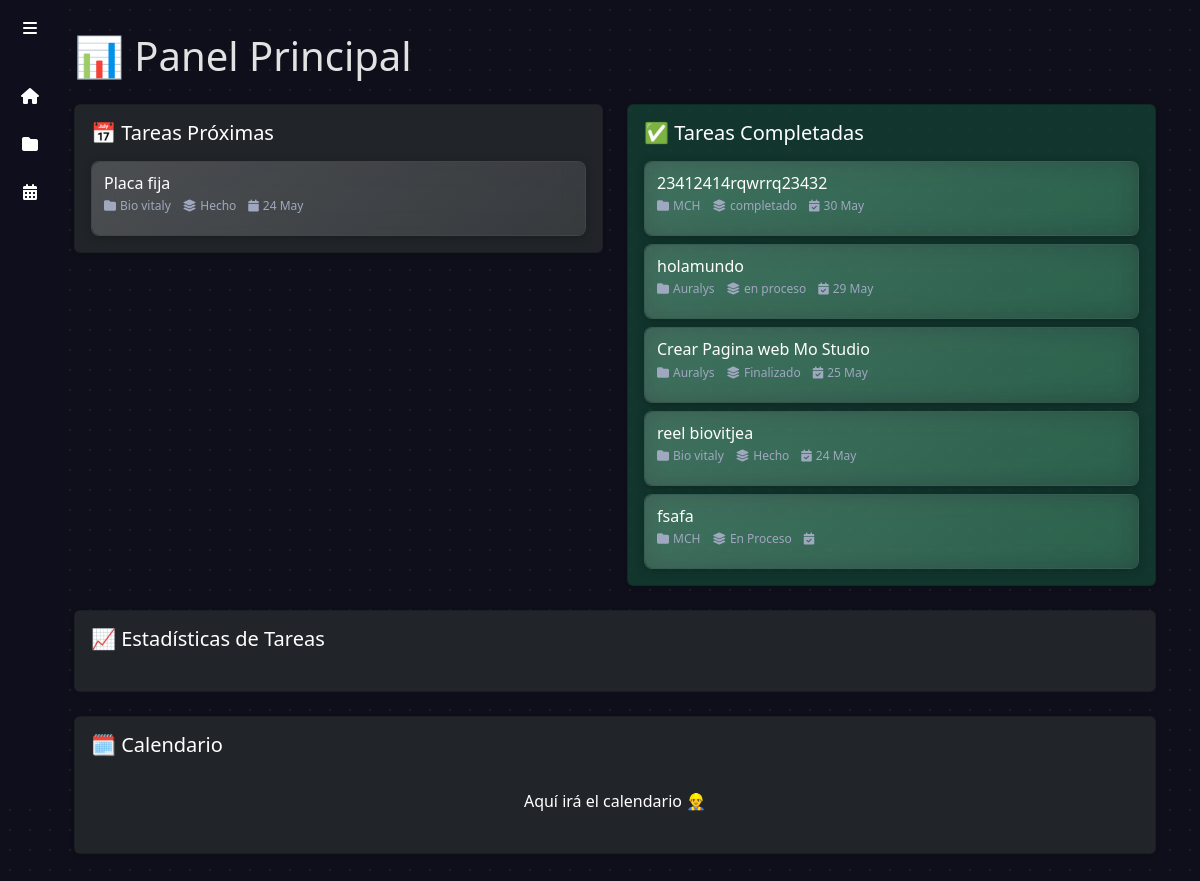
The page / (signed in) on the database as committed earlier.
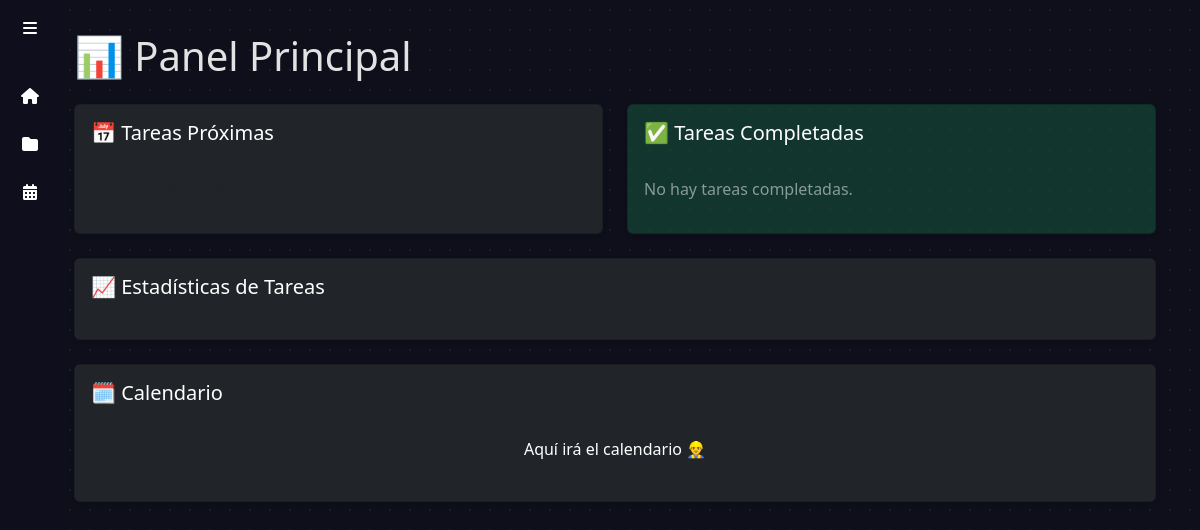
The same page on the database as committed later.
### tarea/models.py (models this page shows, shortened)
class Tarea(models.Model):
    PRIORIDADES = [
        ('baja', 'Baja'),
        ('media', 'Media'),
        ('alta', 'Alta'),
    ]
    visible_para_todos = models.BooleanField(default=False)
    titulo = models.CharField(max_length=255)
    descripcion = models.TextField()
    prioridad = models.CharField(max_length=10, choices=PRIORIDADES)
    fecha_creacion = models.DateTimeField(auto_now_add=True)
    fecha_vencimiento = models.DateField(null=True, blank=True)
    completada = models.BooleanField(default=False)
    columna = models.ForeignKey('Columna', on_delete=models.CASCADE, related_name='tareas')
    proyecto = models.ForeignKey(Proyecto, on_delete=models.CASCADE, related_name='tareas')
    asignado_a = models.ManyToManyField(User, related_name='tareas_asignadas')
    modificado_por = models.ForeignKey(User, on_delete=models.SET_NULL, null=True, related_name='tareas_modificadas')

class Columna(models.Model):
    nombre = models.CharField(max_length=100)
    color = models.CharField(max_length=7)
    proyecto = models.ForeignKey(Proyecto, on_delete=models.CASCADE, related_name='columnas')

### proyecto/models.py (models this page shows, shortened)
class Proyecto(models.Model):
    nombre = models.CharField(max_length=255)
    descripcion = models.TextField()
    usuarios_asignados = models.ManyToManyField(User, related_name='proyectos')

### proyecto/views.py (the view)
# urls.py: path('', inicio, name='inicio'),
@login_required
def inicio(request):
    hoy = timezone.now().date()
    tareas_proximas = Tarea.objects.filter(
        fecha_vencimiento__gte=hoy,
        fecha_vencimiento__lte=hoy + timedelta(days=7),
        completada=False
    ).filter(
        asignado_a=request.user
    ) | Tarea.objects.filter(
        visible_para_todos=True,
        completada=False
    )
    tareas_completadas = Tarea.objects.filter(
        completada=True
    ).order_by('-fecha_vencimiento')[:5]
    return render(request, 'inicio.html', {
        'tareas_proximas': tareas_proximas.distinct(),
        'tareas_completadas': tareas_completadas,
    })

### templates/inicio.html (shortened to what this page needs)
{% extends 'base.html' %}
{% block content %}
<div class="d-flex">
  <div class="flex-grow-1">
    <h1 class="mb-4">📊 Panel Principal</h1>
    <div class="row g-4">
      <div class="col-lg-6">
        <div class="card bg-dark text-white shadow-sm">
          <div class="card-body">
            <h5 class="card-title">📅 Tareas Próximas</h5>
            <div class="d-flex flex-column gap-2 mt-3">
              {% for tarea in tareas_proximas %}
              <div class="tarjeta">
                <h6 class="mb-1">{{ tarea.titulo }}</h6>
                <div class="tarjeta-meta">
                  <div class="tarjeta-meta-item" title="Proyecto">
                    <i class="fa-solid fa-folder"></i>
                    {{ tarea.proyecto.nombre }}
                  </div>
                  <div class="tarjeta-meta-item" title="Columna">
                    <i class="fa-solid fa-layer-group"></i>
                    {{ tarea.columna.nombre }}
                  </div>
                  <div class="tarjeta-meta-item" title="Fecha límite">
                    <i class="fa-solid fa-calendar"></i>
                    {{ tarea.fecha_vencimiento|date:"d M" }}
                  </div>
                </div>
              </div>
              {% empty %}
              <p class="text-muted mt-3">No hay tareas próximas.</p>
              {% endfor %}
            </div>
          </div>
        </div>
      </div>
      <div class="col-lg-6">
        <div class="card bg-success text-white shadow-sm">
          <div class="card-body">
            <h5 class="card-title">✅ Tareas Completadas</h5>
            <div class="d-flex flex-column gap-2 mt-3">
              {% for tarea in tareas_completadas %}
              <div class="tarjeta">
                <h6 class="mb-1">{{ tarea.titulo }}</h6>
                <div class="tarjeta-meta">
                  <div class="tarjeta-meta-item" title="Proyecto">
                    <i class="fa-solid fa-folder"></i>
                    {{ tarea.proyecto.nombre }}
                  </div>
                  <div class="tarjeta-meta-item" title="Columna">
                    <i class="fa-solid fa-layer-group"></i>
                    {{ tarea.columna.nombre }}
                  </div>
                  <div class="tarjeta-meta-item" title="Fecha límite">
                    <i class="fa-solid fa-calendar-check"></i>
                    {{ tarea.fecha_vencimiento|date:"d M" }}
                  </div>
                </div>
              </div>
              {% empty %}
              <p class="text-white-50 mt-3">No hay tareas completadas.</p>
              {% endfor %}
            </div>
          </div>
        </div>
      </div>
      <div class="col-12">
        <div class="card bg-dark text-white shadow-sm">
          <div class="card-body">
            <h5 class="card-title">📈 Estadísticas de Tareas</h5>
            <div id="chart-tareas" class="p-2"></div>
          </div>
        </div>
      </div>
      <div class="col-12">
        <div class="card bg-dark text-white shadow-sm">
          <div class="card-body">
            <h5 class="card-title">🗓️ Calendario</h5>
            <div id="calendar-placeholder" class="p-4 text-center">
              Aquí irá el calendario 👷‍♂️
            </div>
          </div>
        </div>
      </div>
    </div>
  </div>
</div>
{% endblock %}

Rows that differ between the two databases and show on the page:
removed Tarea: titulo "Placa fija", proyecto.nombre "Bio vitaly", columna.nombre "Hecho", fecha_vencimiento "24 May", shown under "📅 Tareas Próximas"
removed Tarea: titulo "23412414rqwrrq23432", proyecto.nombre "MCH", columna.nombre "completado", fecha_vencimiento "30 May", shown under "✅ Tareas Completadas"
removed Tarea: titulo "holamundo", proyecto.nombre "Auralys", columna.nombre "en proceso", fecha_vencimiento "29 May", shown under "✅ Tareas Completadas"
removed Tarea: titulo "Crear Pagina web Mo Studio", proyecto.nombre "Auralys", columna.nombre "Finalizado", fecha_vencimiento "25 May", shown under "✅ Tareas Completadas"
removed Tarea: titulo "reel biovitjea", proyecto.nombre "Bio vitaly", columna.nombre "Hecho", fecha_vencimiento "24 May", shown under "✅ Tareas Completadas"
removed Tarea: titulo "fsafa", proyecto.nombre "MCH", columna.nombre "En Proceso", shown under "✅ Tareas Completadas"
Other text that changed with them:
text now shown: "No hay tareas completadas."
